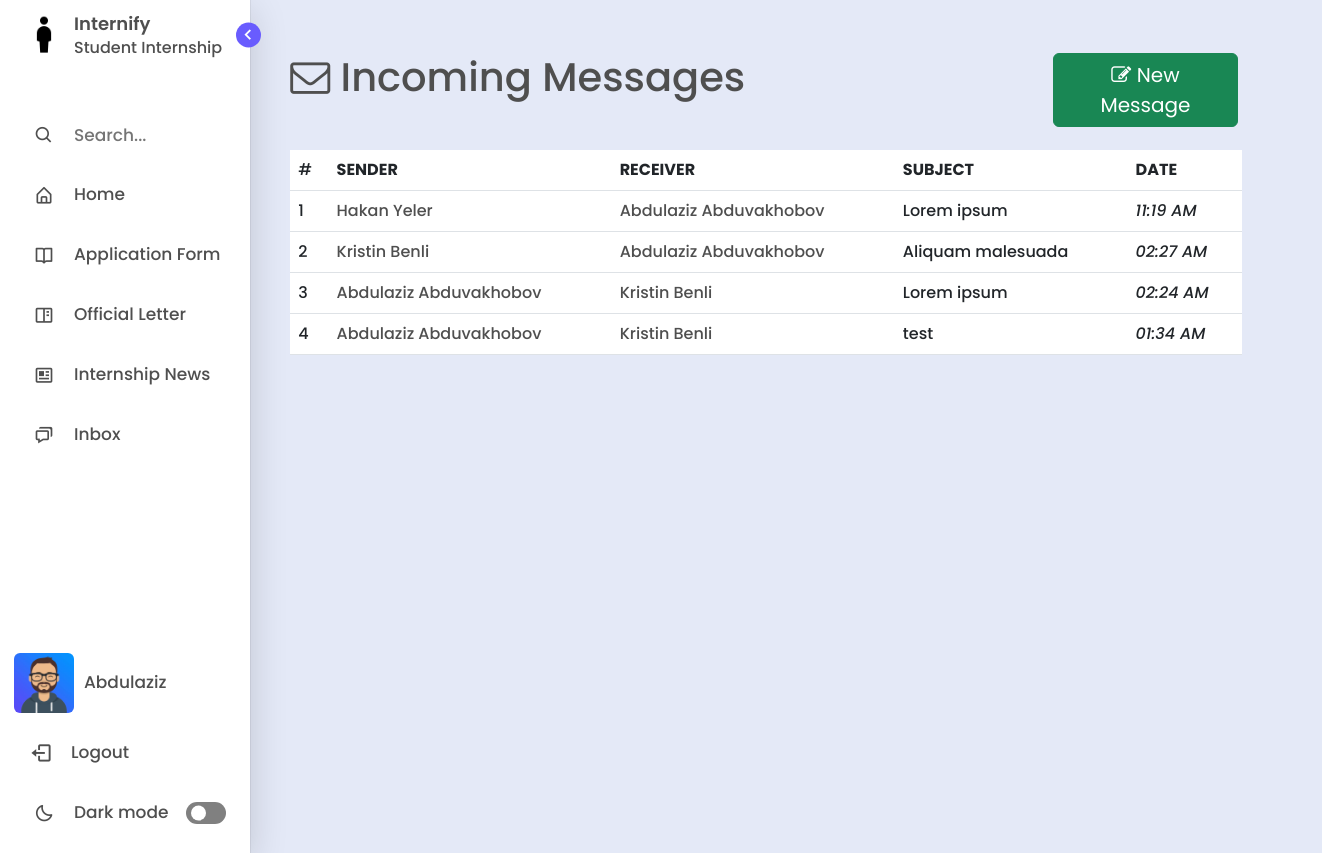
The page /inbox/ (signed in) on the database as committed earlier.
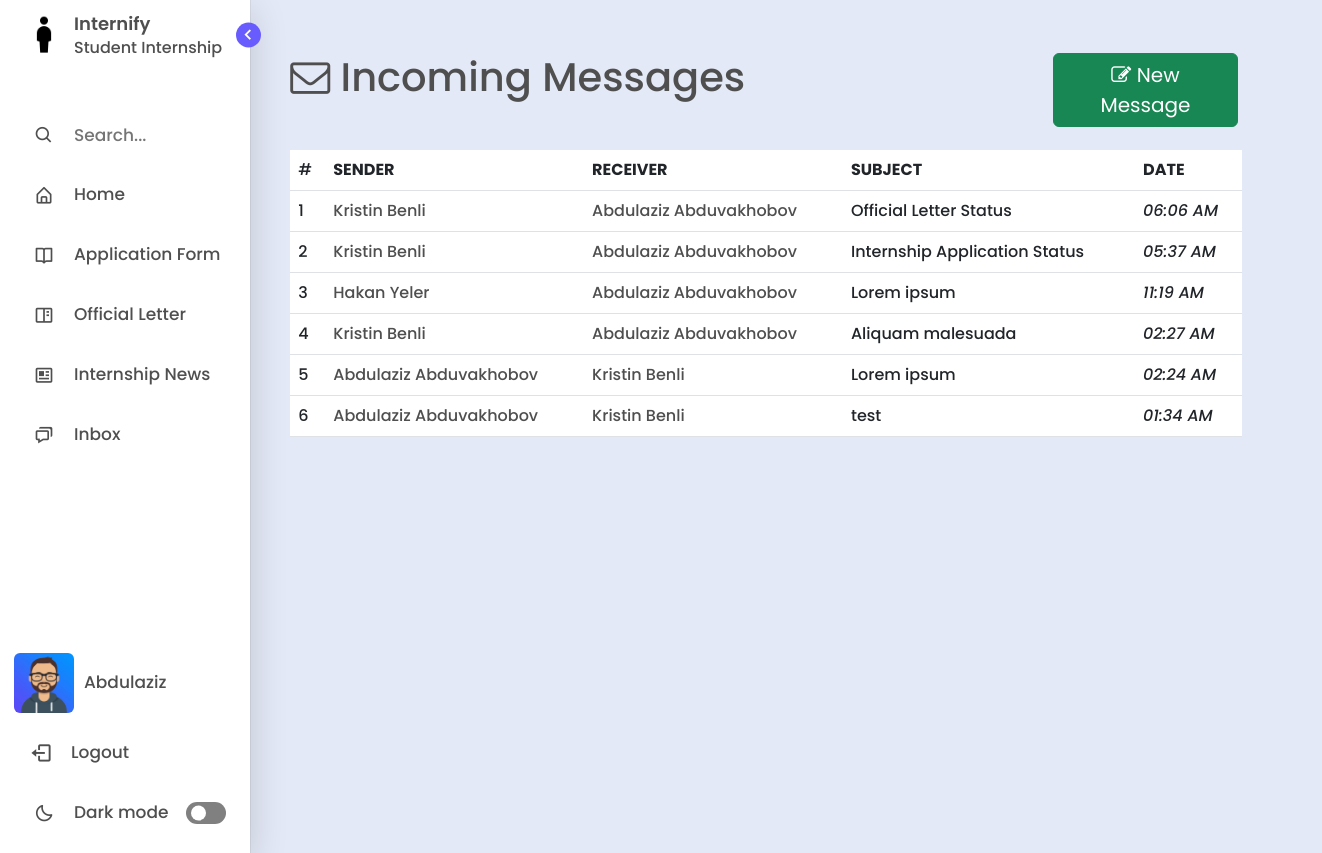
The same page on the database as committed later.
### management/models.py (models this page shows, shortened)
class User(AbstractBaseUser, PermissionsMixin):
    GENDER_CHOICES = (
        ('M', 'Male'),
        ('F', 'Female'),
    )
    first_name = models.CharField(max_length=100)
    last_name = models.CharField(max_length=100)
    email = models.EmailField(unique=True)
    gender = models.CharField(max_length=1, choices=GENDER_CHOICES)
    photo = models.ImageField(upload_to='users', null=True, blank=True)
    last_login = models.DateTimeField(auto_now=True)
    is_active = models.BooleanField(default=True)
    is_staff = models.BooleanField(default=False)
    is_superuser = models.BooleanField(default=False)
    objects = CustomUserManager()
    USERNAME_FIELD = 'email'
    REQUIRED_FIELDS = ['first_name', 'last_name', 'gender',  'password']
    def get_full_name(self):
        return f'{self.first_name} {self.last_name}'

class BaseAbstractModel(models.Model):
    is_visible = models.BooleanField(default=True, verbose_name='Visibility')
    date_created = models.DateTimeField(auto_now_add=True)
    date_updated = models.DateTimeField(auto_now=True)
    class Meta:
        abstract = True

class Message(BaseAbstractModel):
    title = models.CharField(max_length=255)
    content = models.TextField()
    sender = models.ForeignKey(User, on_delete=CASCADE, related_name='sender')
    receiver = models.ForeignKey(User, on_delete=CASCADE, related_name='receiver')
    parent = models.ForeignKey('self', on_delete=SET_NULL, null=True, related_name='parentnode')
    def get_absolute_url(self):
        return reverse('message', args=[str(self.id)])

### management/views.py (the view, shortened to what this page needs)
# urls.py: path('inbox/', views.inbox, name = "inbox"),
def inbox(request):
	user = request.user
	emails = Message.objects.filter((Q(sender=request.user) | Q(receiver=request.user)) & Q(parent=None)).order_by('-date_created')
	context = {
		'emails': emails
	}
	return render(request, "inbox.html", context)

### templates/inbox.html (shortened to what this page needs)
{% extends "layout.html" %}
{% load static %}
{% block content %}
<div class="home offset-md-1" style="margin-top:4%;">
  <div class="row">
    <div class="col-md-5">
      <h1 class="title text"><i class="fa fa-envelope-o"></i> Incoming Messages</h1>
    </div>
    <div class="col-md-5">
      <a href="{% url 'sendmessage' %}" class="btn btn-success btn-block" style="font-size: 20px; width:40%; float:right;"><i class='fa fa-pencil-square-o'></i> New Message</a>
    </div>
  </div>
  <div class="col-md-10" style="margin-top:2%;">
    <table class="table table-hover mails" style="background-color: var(--primary-color-light);">
      {% if emails.count > 0 %}
      <thead class="text">
        <td>#</td>
        <th>SENDER</th>
        <th>RECEIVER</th>
        <th>SUBJECT</th>
        <th>DATE</th>
      </thead>
      <tbody class="text">
        {% for message in emails %}
          <tr>
            <td>{{forloop.counter}}</td>
            <td>
              <a href="{{message.get_absolute_url}}" style="text-decoration: none; color: var(--text-color)">
                {{message.sender.get_full_name}}
              </a>
            </td>
            <td>
              <a href="{% url 'inbox' %}message/{{message.id}}/" style="text-decoration: none; color: var(--text-color)">
                {{message.receiver.get_full_name}}
              </a>
            </td>
            <td>{{message.title}}</td>
            <td class="text-right fst-italic">{{message.date_created|date:"h:i A"}}</td>
          </tr>
        {% endfor %}
      </tbody>
      {% else %}
        <th>
          <p class='text-center text-white'>No records!</p>
        </th>
      {% endif %}
    </table>
  </div>
</div>
{% endblock content %}

### templates/layout.html (shortened to what this page needs)
{% load static %}
<!DOCTYPE html>
<html lang="en">
<head>
    <link href="https://cdn.jsdelivr.net/npm/bootstrap@5.3.0-alpha3/dist/css/bootstrap.min.css" rel="stylesheet">
    <link href='https://unpkg.com/boxicons@2.0.7/css/boxicons.min.css' rel='stylesheet'>
    <link href="https://maxcdn.bootstrapcdn.com/font-awesome/4.3.0/css/font-awesome.min.css" rel="stylesheet">
</head>
<body>
    {% include 'includes/sidebar.html' %}
    {% block content %}{% endblock content %}
</body>
</html>

### templates/includes/sidebar.html (shortened to what this page needs)
<!DOCTYPE html>
{% load static %}
<html lang="en">
<head>
    <link href='https://unpkg.com/boxicons@2.1.1/css/boxicons.min.css' rel='stylesheet'>
</head>
<body>
    <nav class="sidebar open">
        <header>
            <div class="image-text">
                <span class="image">
                    <a href="/home"><img id="my-image" src="{% static 'assets/img/logo.png' %}" alt=""></a>
                </span>
                <div class="text logo-text">
                    <a href="/home" style="text-decoration: none; color: var(--text-color);"><span class="name">Internify</span></a>
                    <span class="profession">Student Internship</span>
                </div>
            </div>
            <i class='bx bx-chevron-right toggle'></i>
        </header>
        <div class="menu-bar">
            <div class="menu">
                <li class="search-box">
                    <i class='bx bx-search icon'></i>
                    <input type="text" placeholder="Search...">
                </li>
                <li class="nav-link">
                    <a href="/home">
                        <i class='bx bx-home-alt icon' ></i>
                        <span class="text nav-text">Home</span>
                    </a>
                </li>
                {% for group in request.user.groups.all %}
                    {% if group.name == 'Student' %}
                        <li class ="nav-link">
                            <a href="/application-form">
                                <i class='bx bx-book-open icon'></i>
                                <span class="text nav-text">Application Form</span>
                            </a>
                        </li>
                        <li class ="nav-link">
                            <a href="/official-letter">
                                <i class='bx bx-book-content icon' ></i>
                                <span class="text nav-text">Official Letter</span>
                            </a>
                        </li>
                        <li class="nav-link">
                            <a href="/internship-opportunities">
                              <i class='bx bx-news icon' ></i>
                              <span class="text nav-text">Internship News</span>
                            </a>
                        </li>
                    {% endif %}
                {% endfor %}
                <li class="nav-link">
                    <a href="/inbox">
                        <i class='bx bx-chat icon' ></i>
                        <span class="text nav-text">Inbox</span>
                    </a>
                </li>
            </div>
            <div class="bottom-content">
                <li class="nav-link">
                    <a href="/profile">
                        <img src="
                                {% if request.user.photo%}
                                    {{ request.user.photo.url }}
                                {% elif request.user.gender == 'M' %}
                                    {% static 'assets/img/avatars/male_avatar.png' %}
                                {% else %}
                                    {% static 'assets/img/avatars/female_avatar.png' %}
                                {% endif %}
                                "
                                alt="user-avatar"
                            class="d-block rounded" height="60" width="60" id="uploadedAvatar" />
                        <span class="text nav-text" style="margin-left:10px;"> {{user.first_name}}</span>
                    </a>
                </li>
                <li class="nav-link">
                    <a href="/logout">
                        <i class='bx bx-log-out icon' style="font-size:23px; margin-left:-3px;"></i>
                        <span class="text nav-text">Logout</span>
                    </a>
                </li>
                <li class="mode">
                    <div class="sun-moon">
                        <i class='bx bx-moon icon moon'></i>
                    </div>
                    <span class="mode-text text">Dark mode</span>
                    <div class="toggle-switch">
                        <span class="switch"></span>
                    </div>
                </li>
            </div>
        </div>
    </nav>
</body>
</html>

### templates/inbox.html (style rules this page uses)
body { overflow:hidden; }

### templates/includes/sidebar.html (style rules this page uses)
* { margin: 0; padding: 0; box-sizing: border-box; font-family: 'Poppins', sans-serif; }
:root { --body-color: #E4E9F7; --sidebar-color: #FFF; --primary-color: #695CFE; --primary-color-light: white; --purple-text-color: #696CFF; --toggle-color: gray; --text-color: #4f4f4f; --tran-03: all 0.2s ease; --tran-03: all 0.3s ease; --tran-04: all 0.3s ease; --tran-05: all 0.3s ease; }
body { min-height: 100vh; background-color: var(--body-color); transition: var(--tran-05); overflow-x: hidden; }
.sidebar { position: fixed; top: 0; left: 0; height: 100%; width: 250px; padding: 10px 14px; background: var(--sidebar-color); transition: var(--tran-05); z-index: 100; box-shadow: rgba(0, 0, 0, 0.16) 0px 10px 36px 0px, rgba(0, 0, 0, 0.06) 0px 0px 0px 1px; }
.sidebar li { height: 50px; list-style: none; display: flex; align-items: center; margin-top: 10px; }
.sidebar header .image, .sidebar .icon { min-width: 60px; border-radius: 6px; }
.sidebar .icon { min-width: 60px; border-radius: 6px; height: 100%; display: flex; align-items: center; justify-content: center; font-size: 20px; }
.sidebar .text, .sidebar .icon { color: var(--text-color); transition: var(--tran-03); }
.sidebar .text { font-size: 17px; font-weight: 500; white-space: nowrap; opacity: 1; }
.sidebar header { position: relative; }
.sidebar header .image-text { display: flex; align-items: center; }
.sidebar header .logo-text { display: flex; flex-direction: column; }
header .image-text .name { margin-top: 2px; font-size: 18px; font-weight: 600; }
header .image-text .profession { font-size: 16px; margin-top: -2px; display: block; }
.sidebar header .image { display: flex; align-items: center; justify-content: center; }
.sidebar header .image img { width: 40px; border-radius: 6px; }
.sidebar header .toggle { position: absolute; top: 50%; right: -25px; transform: translateY(-50%) rotate(180deg); height: 25px; width: 25px; background-color: var(--primary-color); color: var(--sidebar-color); border-radius: 50%; display: flex; align-items: center; justify-content: center; font-size: 22px; cursor: pointer; transition: var(--tran-05); }
.sidebar .menu { margin-top: 40px; }
.sidebar li.search-box { border-radius: 6px; background-color: var(--primary-color-light); cursor: pointer; transition: var(--tran-05); }
.sidebar li.search-box input { height: 100%; width: 100%; outline: none; border: none; background-color: var(--primary-color-light); color: var(--text-color); border-radius: 6px; font-size: 17px; font-weight: 500; transition: var(--tran-05); }
.sidebar li a { list-style: none; height: 100%; background-color: transparent; display: flex; align-items: center; height: 100%; width: 100%; border-radius: 6px; text-decoration: none; transition: var(--tran-03); }
.sidebar .menu-bar { height: calc(100% - 55px); display: flex; flex-direction: column; justify-content: space-between; overflow-y: scroll; }
.sidebar .menu-bar .mode { border-radius: 6px; background-color: var(--primary-color-light); position: relative; transition: var(--tran-05); }
.menu-bar .mode .sun-moon { height: 50px; width: 60px; }
.mode .sun-moon i { position: absolute; }
.bottom-content .nav-link { margin-top:20px; }
.menu-bar .bottom-content .toggle-switch { position: absolute; right: 0; height: 100%; min-width: 60px; display: flex; align-items: center; justify-content: center; border-radius: 6px; cursor: pointer; }
.toggle-switch .switch { position: relative; height: 22px; width: 40px; border-radius: 25px; background-color: var(--toggle-color); transition: var(--tran-05); }
.switch::before { content: ''; position: absolute; height: 15px; width: 15px; border-radius: 50%; top: 50%; left: 5px; transform: translateY(-50%); background-color: var(--sidebar-color); transition: var(--tran-04); }
.home { position: absolute; top: 0; top: 0; left: 180px; height: 100vh; width: calc(100% - 180px); background-color: var(--body-color); transition: var(--tran-05); }
.home .text { font-weight: 500; color: var(--text-color); }

Rows that differ between the two databases and show on the page:
added Message: sender.get_full_name "Kristin Benli", receiver.get_full_name "Abdulaziz Abduvakhobov", title "Official Letter Status", date_created "06:06 AM"
added Message: sender.get_full_name "Kristin Benli", receiver.get_full_name "Abdulaziz Abduvakhobov", title "Internship Application Status", date_created "05:37 AM"
